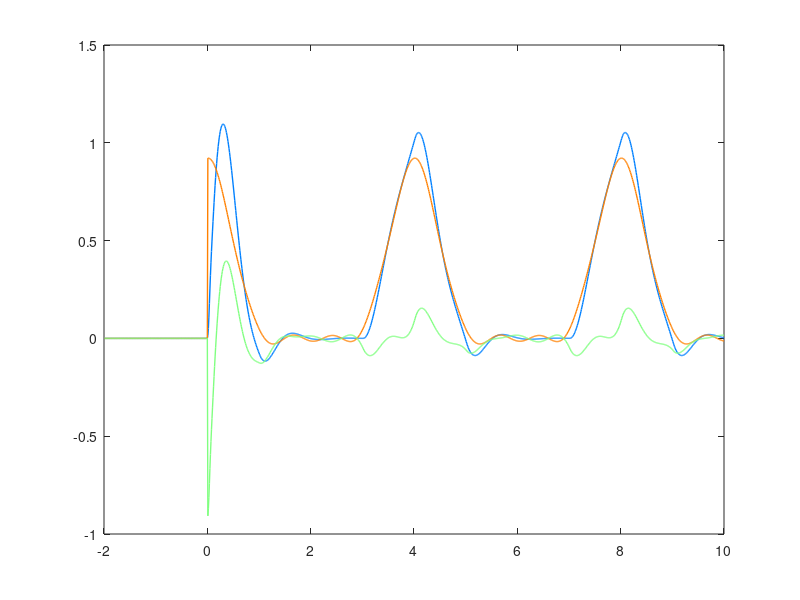

The MATLAB source for this figure:
%% First, we created the system

M1 = 400;
M2 = 40;
K1 = 17500;
K2 = 200000;
B1 = 2500;
B2 = 0;

H = [1 0 0 0];
PHI = [0
    K2];
PSI = [0
    B2];
I = [1 0
    0 1];
M = [M1 0
    0 M2];
K = [K1 -K1
    -K1 K1+K2];
B = [B1 -B1
    -B1 B1+B2];

zeri= [0 0
    0 0];

zeri2 = [0 
     0];

F = [zeri I
    -inv(M)*K -inv(M)*B];

G1 = [0
      0
    M\PHI];

G2 = F*[0
    0
    M\PSI];

G = G1 + G2;

P = tf(ss(F,G,H,0));

%% In the second part we created the input signals

t = -1.99:0.01:10;                          % time
u = 0 * t;                                      % creates a zero valued functions
uL = 0 * t;
yL = 0 * t;

T = 1;
T0 = 4;

i = 1;  
for j=-1.99:0.01:10                        % it creates the original signal
    if (j >= 0)
        for k=0:6
            if (j >= k*T0-T) && (j<= k*T0)
                u(i) = 1 - abs((j-k*T0)/T);
            end
        end
    end
    i=i+1;
end
i = 1;  
for j=-1.99:0.01:10                      
    if (j >= 0)
        for k=0:6
            if (j >= k*T0) && (j<= k*T0+T)
                u(i) = 1 - abs((j-k*T0)/T);
            end
        end
    end
    i=i+1;
end
L=5;                                            % it creates the approximate signal
for k=-L:1:L
    yk = T/T0*sinc(k*T/T0)^2;
    [mag,phase,wout] = bode(P, k/T0);
    yk = yk*exp(1i*(2*pi*k*t/T0 + phase))*mag;
    yL = yL + yk;                      
end
% yL = 0 * t;
% for k=1:L
%     yk = T/T0*sinc(k*T/T0)^2;
%     [mag,phase,wout] = bode(P, k/T0);
%     yk = yk*cos(2*pi*k*t/T0 + phase )*mag;
%     yL = yL + yk;                      
% end
% yL = T/T0 + 2*yL;
for i=1:1:200
    yL(i) = 0;
end

%% In the end we simulated the output signals
 
y = lsim(P,u,t);

eL = y - yL';                                    % calculate the MSE
plot(t, eL);
MSE = 0;
for i=800:1:1000
   MSE = MSE + abs(eL(i))^2*0.01; 
end
MSE = MSE/T0

% Py = 0;                                         % verify if the MSE is correct
% for i=800:1:1000
%    Py = Py + abs(y(i))^2*0.01; 
% end
% Py = Py/T0;
% PyL = 0;
% for i=800:1:1000
%    PyL = PyL + abs(yL(i))^2*0.01; 
% end
% PyL = PyL/T0;
% 
% MSE2 = Py - PyL

plot(t, y, 'Color', [0 0.5 1],'LineWidth', 1);
hold on;
plot(t, yL, 'Color', [1 0.5 0],'LineWidth', 1); 
hold on
plot(t, eL, 'Color', [0.5 1 0.5],'LineWidth', 1);
hold off